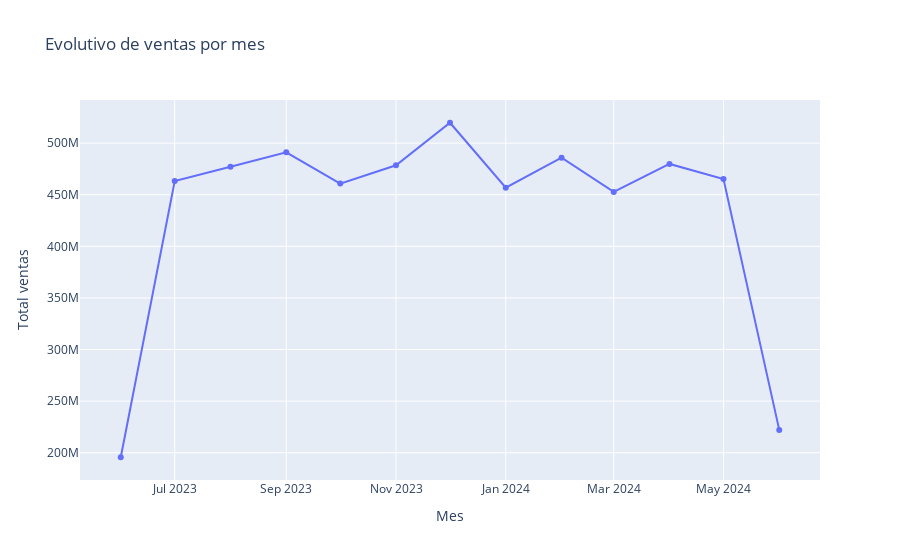

The notebook cell this image was saved under:
### Code cell
# Crear una nueva columna que capture el mes y año
data['Mes'] = data['fecha_creacion'].dt.to_period('M')
evolutivo_ventas = data.groupby('Mes')['Venta'].sum().reset_index()
evolutivo_ventas['Mes'] = evolutivo_ventas['Mes'].astype(str)

fig = px.line(evolutivo_ventas, x='Mes', y='Venta', title='Evolutivo de ventas por mes', 
              labels={'Venta': 'Total ventas', 'Mes': 'Mes'}, markers=True)
fig.show()

### Figure 1 — Plotly figure (JSON) as saved in the notebook; plotly's stock layout.template omitted (floating-point values rounded to 4 significant figures)
{"data": [{"hovertemplate": "Mes=%{x}<br>Total ventas=%{y}<extra></extra>", "legendgroup": "", "line": {"color": "#636efa", "dash": "solid"}, "marker": {"symbol": "circle"}, "mode": "lines+markers", "name": "", "orientation": "v", "showlegend": false, "type": "scatter", "x": ["2023-06", "2023-07", "2023-08", "2023-09", "2023-10", "2023-11", "2023-12", "2024-01", "2024-02", "2024-03", "2024-04", "2024-05", "2024-06"], "xaxis": "x", "y": [195613839, 463266601, 477194424, 491138001, 460762406, 478560175, 519738640, 456823174, 485840094, 452670957, 479827437, 465120005, 222119392], "yaxis": "y"}], "layout": {"legend": {"tracegroupgap": 0}, "title": {"text": "Evolutivo de ventas por mes"}, "xaxis": {"anchor": "y", "domain": [0, 1], "title": {"text": "Mes"}}, "yaxis": {"anchor": "x", "domain": [0, 1], "title": {"text": "Total ventas"}}}}
